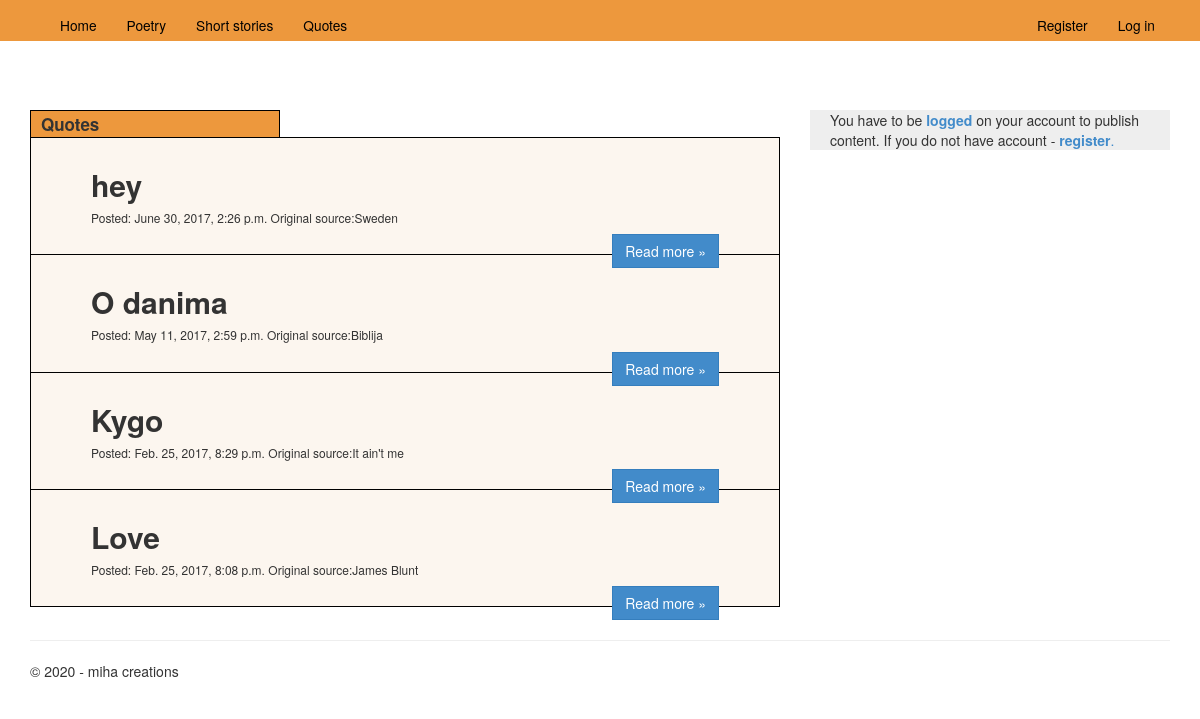
The page /quotes on the database as committed earlier.
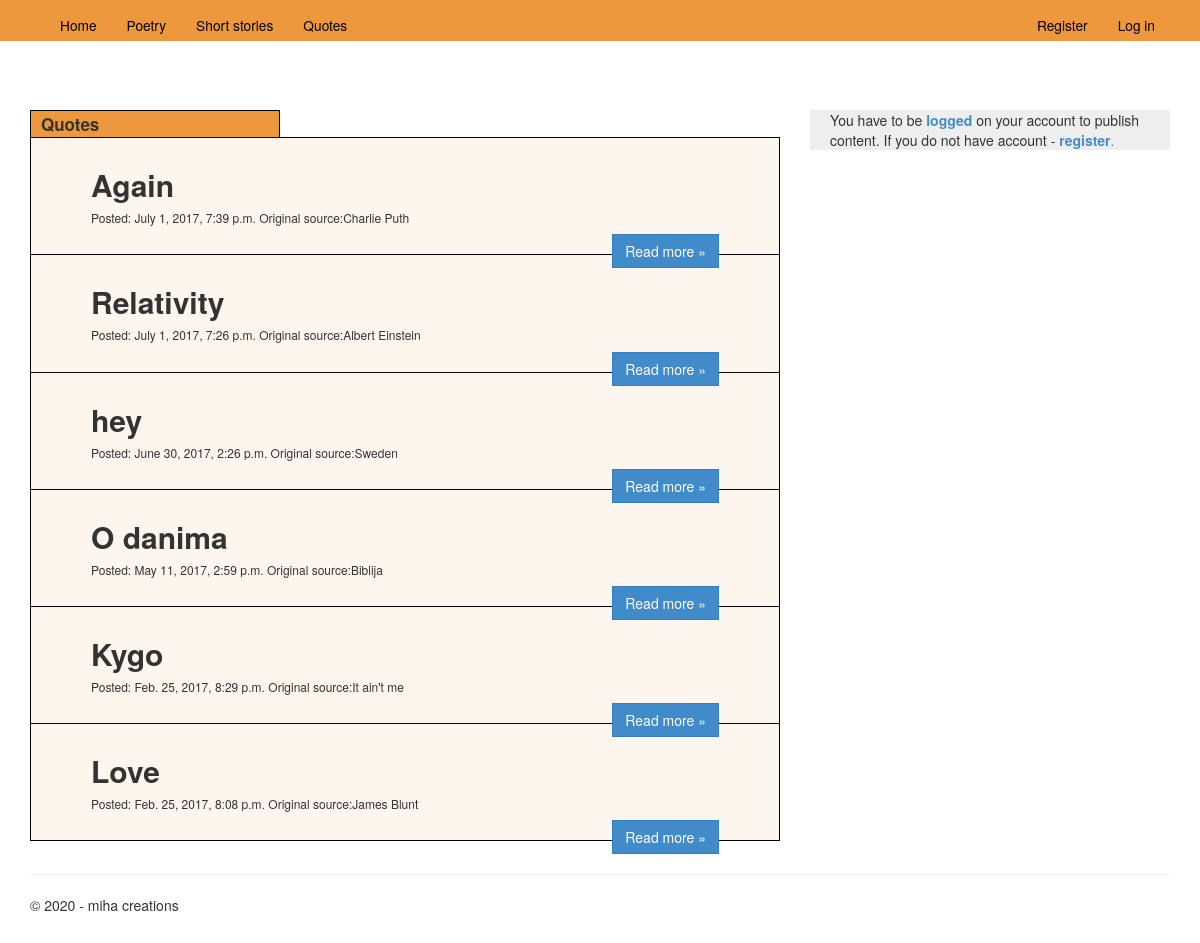
The same page on the database as committed later.
### app/models.py (models this page shows)
class QuotePublish(models.Model):
    author_id = models.ForeignKey(User, on_delete=models.CASCADE) #do I want to remove profile i.e. art when deleting user (?!)
    date = models.DateTimeField()
    views = models.BigIntegerField()
    upvotes = models.BigIntegerField()
    text = models.TextField()
    genre = models.CharField(max_length = 30) #we should remove it but let's keep it for now
    title = models.CharField(max_length = 100)
    originalAuthor = models.CharField(max_length = 100)

### app/views.py (the view)
# urls.py: url(r'^quotes', app.views.quotes, name='quotes'),
def quotes(request):
    assert isinstance(request, HttpRequest)
    allQuotes = QuotePublish.objects.all().defer("id", "title", "date", "author_id", "originalAuthor")[::-1]
    return render(
        request,
        'app/quotes.html', #add
        {
           'title':'Home Page',
           'year':datetime.now().year,
           'quotes':allQuotes
        }
    )

### app/templates/app/quotes.html (shortened to what this page needs)
﻿{% extends "app/layout.html" %}
{% block content %}
<br />
<br />
<div class="row">
    <div class="col-md-8">
              <div class="rect3 box incSize">
                    <b> Quotes </b>
              </div>
             {% for quote in quotes %}
             <div class="jumbotron myJumbotron4">
                <h2> <b> {{quote.title}} </b> </h2>
                <h6> Posted: {{quote.date}} Original source:{{quote.originalAuthor}} </h6>
                <p class="middle">
                <a href="/look/quote/{{quote.id}}" class="btn btn-primary btn-large pull-right"> Read more &raquo;</a>
                 </p>
            </div>
        {% endfor %}
    </div>
    {% include 'app/search.html' %}
</div>
{% endblock %}

### app/templates/app/layout.html (shortened to what this page needs)
﻿<!DOCTYPE html>
<html>
<head>
    {% load static %}
    <link rel="stylesheet" type="text/css" href="{% static 'app/content/bootstrap.min.css' %}" />
    <link rel="stylesheet" type="text/css" href="{% static 'app/content/site.css' %}" />
</head>
<body>
    <div class="navbar navbar-custom navbar-fixed-top">
        <div class="container navbar-custom">
            <div class="navbar-collapse navbar-custom collapse">
                    <ul class="nav navbar-nav navbar-custom">
                            <li><a href="{% url 'home' %}" class="l1">  <div class="textColor g1">  Home  </div> </a></li>
                            <li><a href="{% url 'poetry' %}" class="l2"> <div class="textColor g2"> Poetry </div> </a></li>
                            <li><a href="{% url 'shortstories' %}" class="l3"> <div class="textColor g3">  Short stories </div></a> </li>
                            <li><a href="{% url 'quotes' %}" class="l4"> <div class="textColor g4"> Quotes </div></a></li>
                    </ul>
                   {% include 'app/loginpartial.html' %}
            </div>
        </div>
    </div>
    <div class="container body-content">
{% block content %}{% endblock %}
        <hr/>
        <footer>
            <p>&copy; {{ year }} - miha creations</p>
        </footer>
    </div>
</body>
</html>

### app/templates/app/loginpartial.html
{% if user.is_authenticated %}
    <form id="logoutForm" action="/logout" method="post">
        {% csrf_token %}
        <ul class="nav navbar-nav navbar-right navbar-custom">
            <li><a href="{% url 'write!' %}" class="l5"> <div class="textColor g5"> Write!  </div> </a></li>
            <li><a href="{% url 'myprofile' %}" class="l6"> <div class="textColor g6">My profile </div></a></li>
            <li><a href="javascript:document.getElementById('logoutForm').submit()"> <div class="textColor">  Log off  </div> </a></li>
        </ul>
    </form>
{% else %}
<ul class="nav navbar-nav navbar-right navbar-custom">
    <li><a href="{% url 'register' %}" class="l7"> <div class="textColor g7">Register </div></a></li>
    <li><a href="{% url 'mylogin' %}" class="l8"> <div class="textColor g8">Log in </div> </a></li>
</ul>
{% endif %}

### app/templates/app/search.html
﻿    <div class="col-md-4">
    {% if not user.is_authenticated %}
         <div class="box rect">
            <p class="shift">
                You have to be <a href="/login"><b>logged</b></a> on your account to publish content.
                If you do not have account - <a href="/register"> <b>register</b>.</a>
            </p>
        </div>
        <br />
    {% endif %}
    </div>

### app/static/app/content/site.css (style rules this page uses)
.body-content { padding-left: 15px; padding-right: 15px; }
.shift { margin-left: 20px; }
a { white-space: nowrap; }
.myJumbotron4 { margin-top: 0px; margin-bottom: -1px; padding: 20px; padding-top: 10px; background-color:#fcf6ef; border: 1px solid black; }
.middle { text-align:center; font-size: 15px; }
.incSize { font-size: 17px; }
.navbar-custom { background-color:#ed983d; color:black; min-height:40px; font-size:99.5%; }
.rect { background-color: #eeeeee; }
.rect3 { margin-bottom:-1px; margin-top:0px; background-color: #ed983d; margin-right:500px; border: 1px solid black; padding:1px; padding-left:10px; text-align:left; }
* { border-radius: 0 !important; }
.navbar-custom { background-color:#ed983d; }
.textColor { color:black; text-align:center; max-height:10px; min-height:10px; }

Rows that differ between the two databases and show on the page:
added QuotePublish: title "Again", date "July 1, 2017, 7:39 p.m.", originalAuthor "Charlie Puth"
added QuotePublish: title "Relativity", date "July 1, 2017, 7:26 p.m.", originalAuthor "Albert Einstein"
